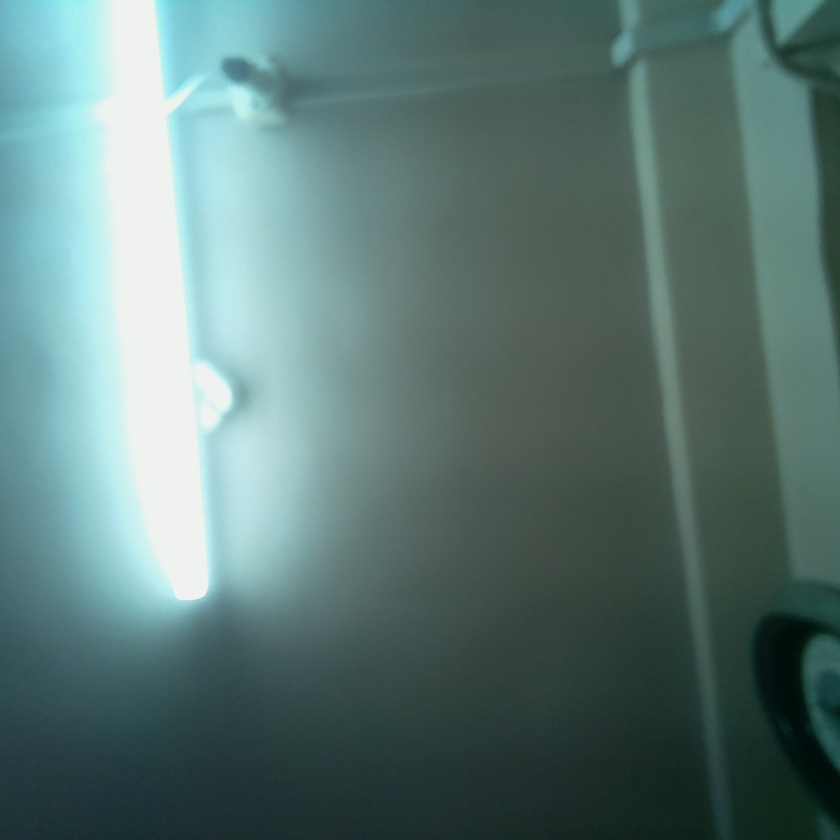
#> input picture Codes/Flask_v3/inputs/path_test.jpg, 840 x 840 px, shrunk from 1944 x 1944 before the run
$ python detect_circle.py inputs/path_test.jpg
#> lines starting #> are read from the running program, lines starting #| are printed output that depends on the picture
import cv2
import numpy as np
import sys
import os

# Check if the correct number of arguments is provided
if len(sys.argv) != 2:
    print("Usage: python detect_circle.py <image_path>")
    sys.exit(1)

# Get the image path from the command-line argument
image_path = sys.argv[1]
filename = os.path.basename(image_path)

# Read the image
image = cv2.imread(image_path)
#> image is the input picture: shape (840, 840, 3); mean B, G, R 118.3, 121.3, 93.3

# Convert the image to grayscale
gray = cv2.cvtColor(image, cv2.COLOR_BGR2GRAY)
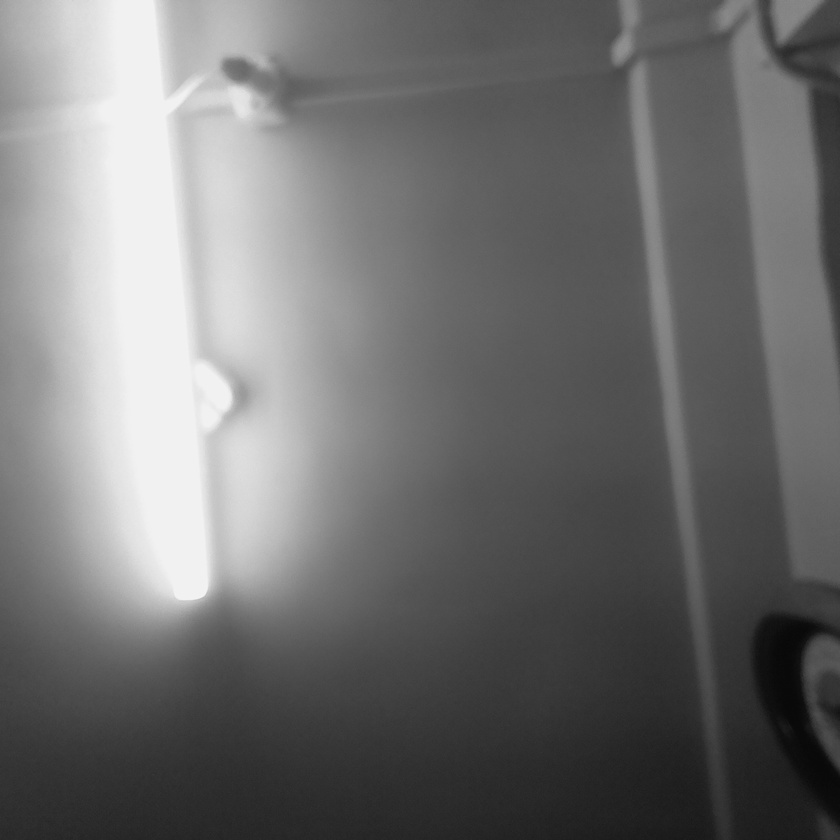
#> gray: shape (840, 840); min 7, max 246, mean 112.6

# Apply GaussianBlur to reduce noise
blurred = cv2.GaussianBlur(gray, (5, 5), 0)

# Apply Hough Circle Transform
circles = cv2.HoughCircles(
    blurred,
    cv2.HOUGH_GRADIENT,
    dp=1,
    minDist=50,
    param1=50,
    param2=30,
    minRadius=10,
    maxRadius=27
)
#> circles = None

# If circles are found, draw them on the original image and get coordinates
if circles is not None:
    circles = np.uint16(np.around(circles))
    coordinates = []
    for i in circles[0, :]:
        # Coordinates of the center of the circle
        x, y = i[0], i[1]
        coordinates.append((x, y))
        # Draw the outer circle
        cv2.circle(image, (x, y), i[2], (0, 255, 0), 2)
        # Draw the center of the circle
        cv2.circle(image, (x, y), 2, (0, 0, 255), 3)

    # Print or use the coordinates
    print("Circle Coordinates (Pixels):", coordinates)

    # Convert pixel coordinates to real-world coordinates
    pixels_per_cm = 100  # Replace with your actual conversion factor
    real_world_coordinates = [(x / pixels_per_cm, y / pixels_per_cm) for x, y in coordinates]
    print("Circle Coordinates (cm):", real_world_coordinates)

    # Save the output image with detected circles
    output_dir = '/home/yash/PCB_FORGE/Flask_v3/outputs/'
    output_image_path = os.path.join(output_dir, filename)
    cv2.imwrite(output_image_path, image)
    print("Output image saved to:", output_image_path)

    # Display the result
    #cv2.imshow('Detected Circles', image)   #Uncomment this to display the output
    cv2.waitKey(0)
    cv2.destroyAllWindows()
else:
    print("No circles found.")
